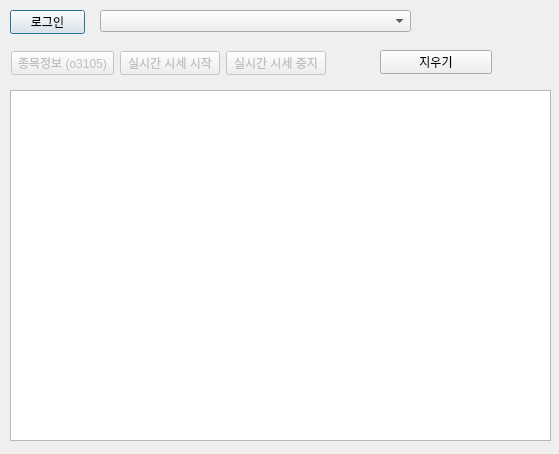
<?xml version="1.0" encoding="UTF-8"?>
<ui version="4.0">
 <class>Dialog</class>
 <widget class="QDialog" name="Dialog">
  <property name="geometry">
   <rect>
    <x>0</x>
    <y>0</y>
    <width>559</width>
    <height>454</height>
   </rect>
  </property>
  <property name="windowTitle">
   <string>37 qt-해외선물 실시간</string>
  </property>
  <widget class="QPushButton" name="btn_login">
   <property name="geometry">
    <rect>
     <x>10</x>
     <y>10</y>
     <width>75</width>
     <height>24</height>
    </rect>
   </property>
   <property name="text">
    <string>로그인</string>
   </property>
  </widget>
  <widget class="QComboBox" name="combo_items">
   <property name="geometry">
    <rect>
     <x>100</x>
     <y>10</y>
     <width>311</width>
     <height>22</height>
    </rect>
   </property>
  </widget>
  <widget class="QPushButton" name="btn_item_info">
   <property name="enabled">
    <bool>false</bool>
   </property>
   <property name="geometry">
    <rect>
     <x>11</x>
     <y>51</y>
     <width>103</width>
     <height>24</height>
    </rect>
   </property>
   <property name="text">
    <string>종목정보 (o3105)</string>
   </property>
  </widget>
  <widget class="QPushButton" name="btn_realtime_add">
   <property name="enabled">
    <bool>false</bool>
   </property>
   <property name="geometry">
    <rect>
     <x>120</x>
     <y>51</y>
     <width>100</width>
     <height>24</height>
    </rect>
   </property>
   <property name="text">
    <string>실시간 시세 시작</string>
   </property>
  </widget>
  <widget class="QPushButton" name="btn_realtime_remove">
   <property name="enabled">
    <bool>false</bool>
   </property>
   <property name="geometry">
    <rect>
     <x>226</x>
     <y>51</y>
     <width>100</width>
     <height>24</height>
    </rect>
   </property>
   <property name="text">
    <string>실시간 시세 중지</string>
   </property>
  </widget>
  <widget class="QPushButton" name="btn_clear">
   <property name="geometry">
    <rect>
     <x>380</x>
     <y>50</y>
     <width>112</width>
     <height>24</height>
    </rect>
   </property>
   <property name="text">
    <string>지우기</string>
   </property>
  </widget>
  <widget class="QListWidget" name="list_result">
   <property name="geometry">
    <rect>
     <x>10</x>
     <y>90</y>
     <width>541</width>
     <height>351</height>
    </rect>
   </property>
  </widget>
 </widget>
 <resources/>
 <connections/>
</ui>
